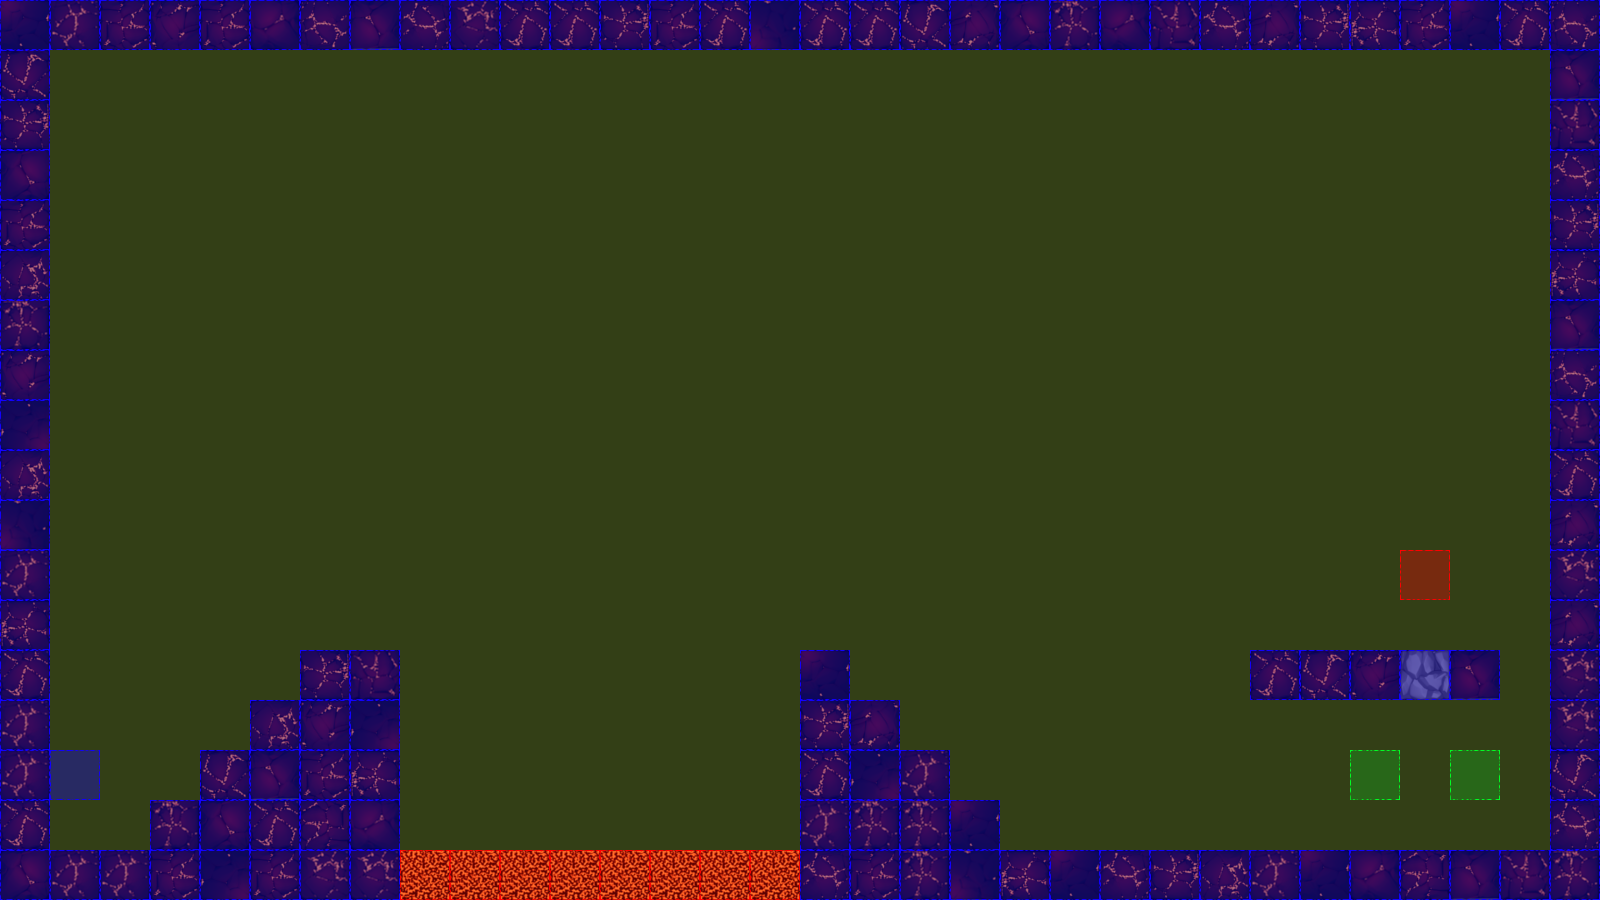

The image is a tile-based game level rendered from a .tmx file. Its description and source (layers, tilesets, objects; grid data summarised) follow:
An orthogonal 32x18 tile map with 50x50 px tiles, 3 tile layers (terrain, collision, event), 2 tilesets.

<map version="1.0" orientation="orthogonal" renderorder="left-up" width="32" height="18" tilewidth="50" tileheight="50" nextobjectid="3">
 <tileset firstgid="1" name="dungeonTile.png" tilewidth="50" tileheight="50" tilecount="64" columns="8">
  <image source="tiles/dungeonTile.png" width="400" height="400" />
 </tileset>
 <tileset firstgid="65" name="collisionTile" tilewidth="50" tileheight="50" tilecount="12" columns="3">
  <image source="tiles/collisionTile.png" width="150" height="200" />
 </tileset>
 <layer name="terrain" width="32" height="18">
  <data>[576 cells, 125 non-empty, 23 distinct tile ids]</data>
 </layer>
 <layer name="collision" width="32" height="18">
  <data>[576 cells, 576 non-empty, 3 distinct tile ids]</data>
 </layer>
 <layer name="event" width="32" height="18">
  <data>[576 cells, 4 non-empty, 3 distinct tile ids]</data>
 </layer>
</map>
